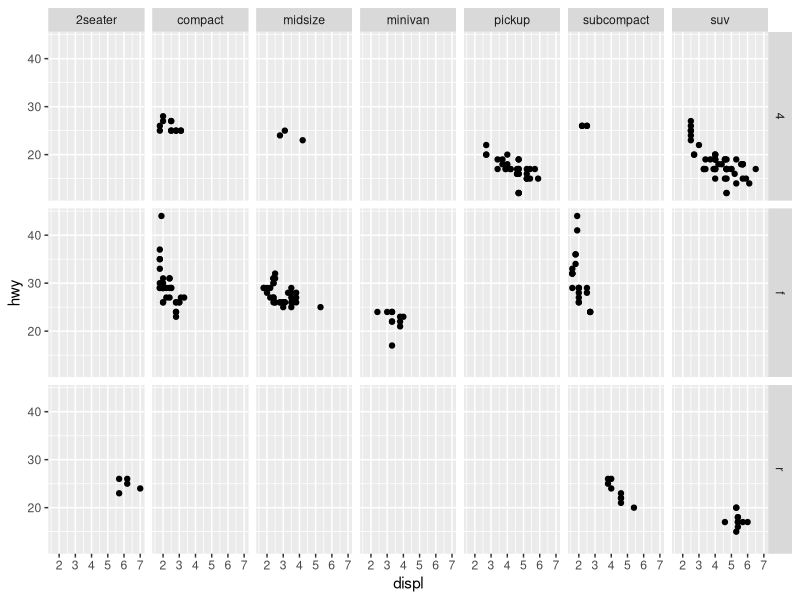

The R source for this figure:
# SETUP: library(ggplot2)
# NL: using the mpg dataset from ggplot2, make a scatter plot of displ vs hwy with separate panels for different class values and different rows for drv values
library(ggplot2)
ggplot(mpg, aes(x = displ, y = hwy)) + geom_point() + facet_grid(drv ~ class)
